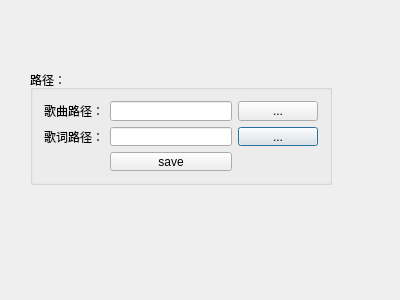
<?xml version="1.0" encoding="UTF-8"?>
<ui version="4.0">
 <class>SettingsDialog</class>
 <widget class="QDialog" name="SettingsDialog">
  <property name="geometry">
   <rect>
    <x>0</x>
    <y>0</y>
    <width>400</width>
    <height>300</height>
   </rect>
  </property>
  <property name="windowTitle">
   <string>SettingsDialog</string>
  </property>
  <widget class="QGroupBox" name="groupBox">
   <property name="geometry">
    <rect>
     <x>30</x>
     <y>70</y>
     <width>302</width>
     <height>115</height>
    </rect>
   </property>
   <property name="title">
    <string>路径：</string>
   </property>
   <layout class="QGridLayout" name="gridLayout_2">
    <item row="0" column="0">
     <layout class="QGridLayout" name="gridLayout">
      <item row="0" column="0">
       <widget class="QLabel" name="label">
        <property name="text">
         <string>歌曲路径：</string>
        </property>
       </widget>
      </item>
      <item row="0" column="1">
       <widget class="QLineEdit" name="le_songPath"/>
      </item>
      <item row="1" column="0">
       <widget class="QLabel" name="label_2">
        <property name="text">
         <string>歌词路径：</string>
        </property>
       </widget>
      </item>
      <item row="1" column="1">
       <widget class="QLineEdit" name="le_lyricPath"/>
      </item>
      <item row="1" column="2">
       <widget class="QPushButton" name="pb_lyricPath">
        <property name="text">
         <string>...</string>
        </property>
       </widget>
      </item>
      <item row="2" column="1">
       <widget class="QPushButton" name="pb_save">
        <property name="text">
         <string>save</string>
        </property>
       </widget>
      </item>
      <item row="0" column="2">
       <widget class="QPushButton" name="pb_songPath">
        <property name="text">
         <string>...</string>
        </property>
       </widget>
      </item>
     </layout>
    </item>
   </layout>
  </widget>
 </widget>
 <layoutdefault spacing="6" margin="11"/>
 <resources/>
 <connections/>
</ui>
